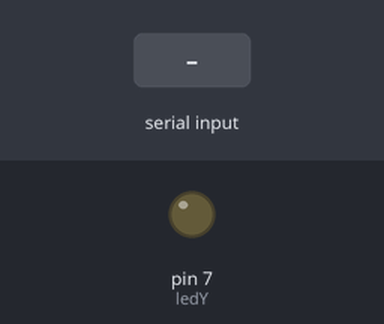
Recording of a sketch running on a simulated Arduino Uno, built with avr-gcc and run on an emulated ATmega328P. Shown: output pins drawn as LEDs (lit = HIGH). Inputs (shaded band) come from the test bench.

Above: at 1.2 s.
1.3 s: "1" received over Serial
At 2.6 s:
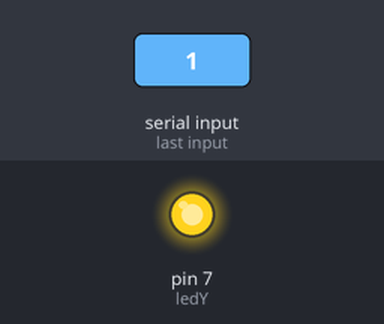
2.9 s: "0" received over Serial
At 3.8 s:
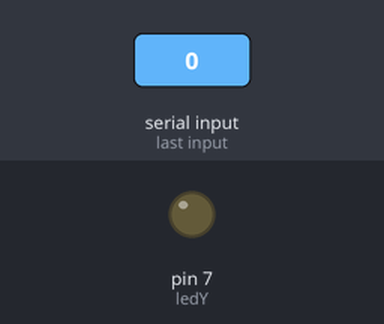
Timing chart, 0 to 5.9 s (numbered marks = the images above; inputs shaded):
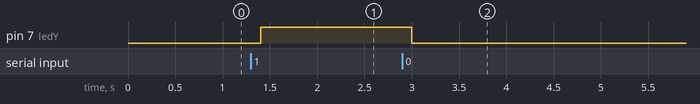

The sketch:

KablosuzLed.ino
```cpp
int data;
//Yeşil
int ledY=7;


void setup() {

pinMode(ledY,OUTPUT);

Serial.begin(9600);

}

void loop() {

  if(Serial.available()){

    int data=Serial.read();
    delay(100);
      if(data =='1'){digitalWrite(ledY,1);}

      if(data =='0'){digitalWrite(ledY,0);}
      delay(100);
  }
}
```

Measured:
- after the input at 1.3 s, pin 7 (ledY): LOW → HIGH after 0.10 s
- after the input at 2.9 s, pin 7 (ledY): HIGH → LOW after 0.10 s
